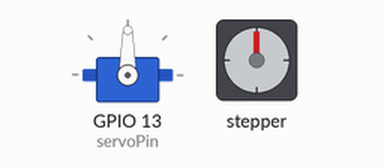
The sketch below on a simulated ESP32. Parts: servo, stepper motor. Stepper angles assume 2048 steps per turn; what the sketch prints to the serial monitor is not drawn.

Above: at 0.0 s.
At 9.83 s:
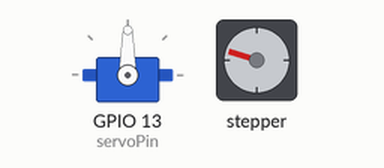
At 19.82 s:
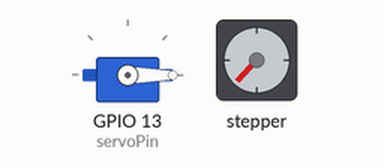
At 39.79 s:
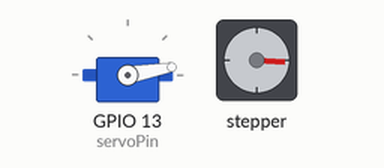
Timing chart, 0 to 40.0 s (numbered marks = the images above):
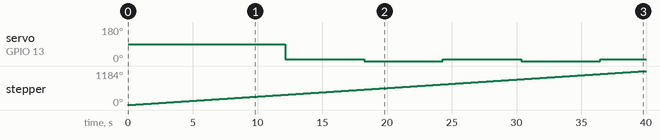

Measured:
- by itself, servo on GPIO 13 (servoPin): alternates 10° for 6.1 s and 0° for 6.1 s
- by itself, stepper: keeps turning clockwise at about 30°/s

The sketch:

Lab7_Servo_Stepper_Motors.ino
```cpp
#include <Stepper.h>
#include <ESP32Servo.h>

const int stepsPerRevolution = 2048;

#define IN1 19
#define IN2 18
#define IN3 5
#define IN4 17
#define servoPin 13

Servo servo1;

Stepper myStepper(stepsPerRevolution, IN1, IN3, IN2, IN4);
bool first = true;

void setup() {
  Serial.begin(115200);
  myStepper.setSpeed(5);

  servo1.attach(servoPin);
}

void loop() {
  // Serial.println("clockwise");
  // myStepper.step(stepsPerRevolution);

  for (int i = 0; i < 2048; i++) {
    myStepper.step(1);
    String message = "Steps: " + String(i);
    Serial.println(message);

    if (!first && i == 1023) {
      servo1.write(0);
    }

    if (i == 2047) {
      servo1.write(10);
      first = false;
    }
  }

   // delay(1000);
}
```
